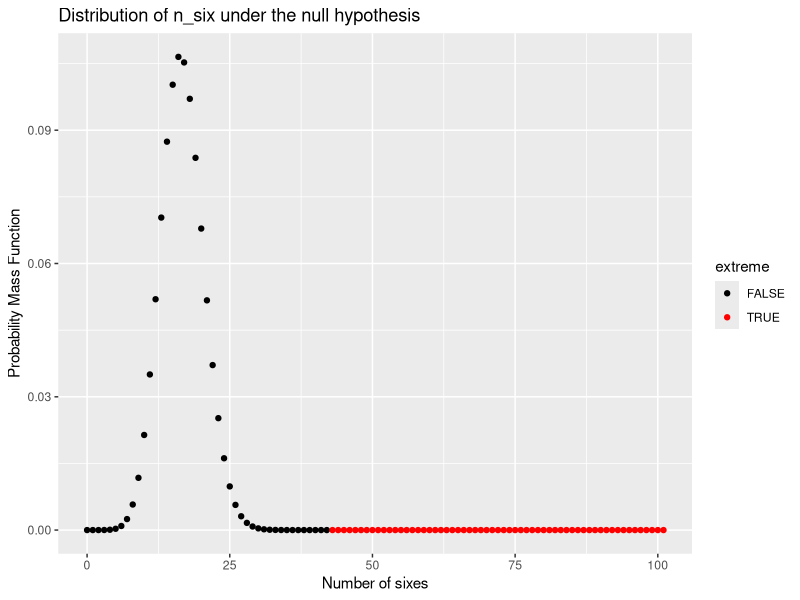

The R source for this figure:
## ---- chunk 1
choose(8, 4)
## ---- chunk 2
data = c(6, 1, 5, 6, 2, 6, 4, 3, 4, 6, 1, 2, 5, 6, 6, 3, 6, 2, 6, 4, 6, 2,
       5, 4, 2, 3, 3, 6, 6, 1, 2, 5, 6, 4, 6, 2, 1, 3, 6, 5, 4, 5, 6, 3,
       6, 6, 1, 4, 6, 6, 6, 6, 6, 2, 3, 1, 6, 4, 3, 6, 2, 4, 6, 6, 6, 5,
       6, 2, 1, 6, 6, 4, 3, 6, 5, 6, 6, 2, 6, 3, 6, 6, 1, 4, 6, 4, 2, 6,
       6, 5, 2, 6, 6, 4, 3, 1, 6, 6, 5, 5)

stat_k = sum(data == 6)
stat_k
## ---- chunk 3
# plot the probability mass function of null distribution

x = seq(0, 101)
pmf = dbinom(x, size=100, prob=1/6)
df = data.frame(x=x, pmf=pmf, extreme=(x >= stat_k))

library(ggplot2)

fig4_dice = ggplot(df, aes(x=x)) + 
  geom_point(aes(y=pmf, color=extreme)) +
  scale_color_manual(values=c("black", "red")) +
  xlab('Number of sixes') + 
  ylab('Probability Mass Function') +
  ggtitle('Distribution of n_six under the null hypothesis')
## ---- chunk 4
fig4_dice
## ---- chunk 5
?pbinom
1 - pbinom(42, 100, 1/6)
